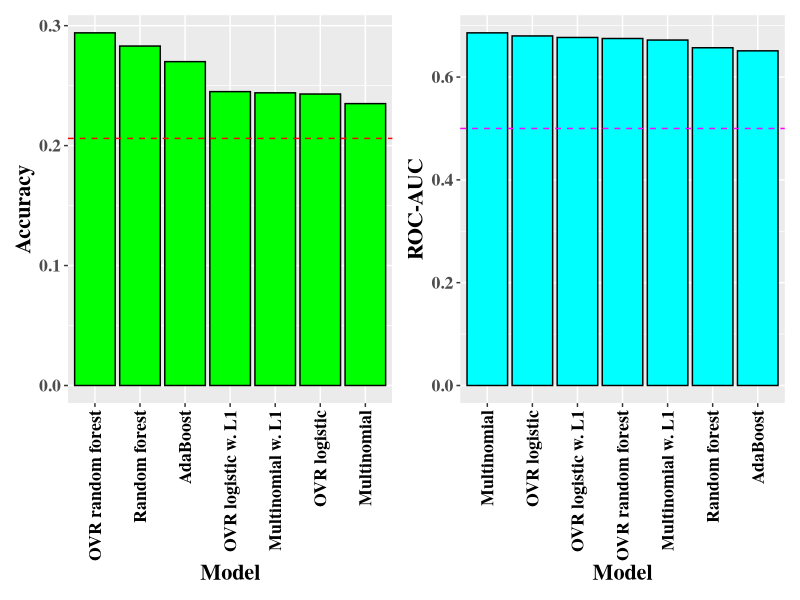
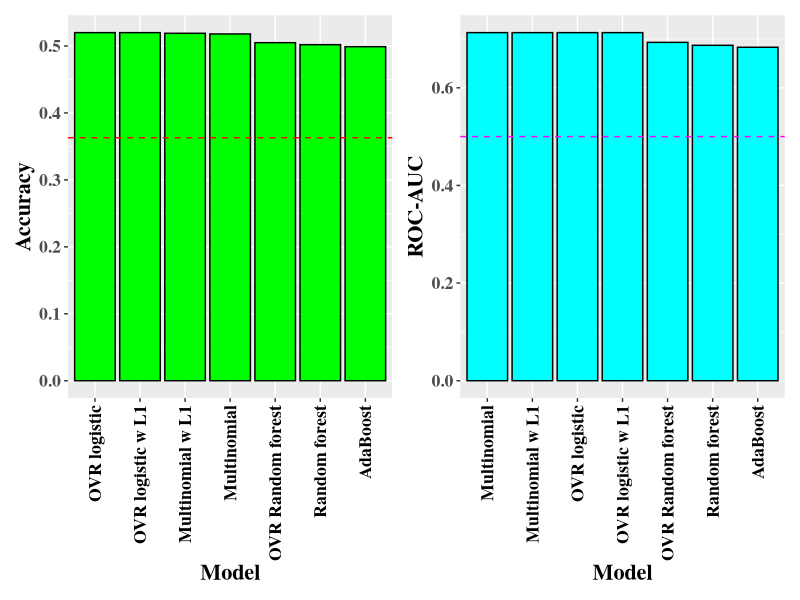
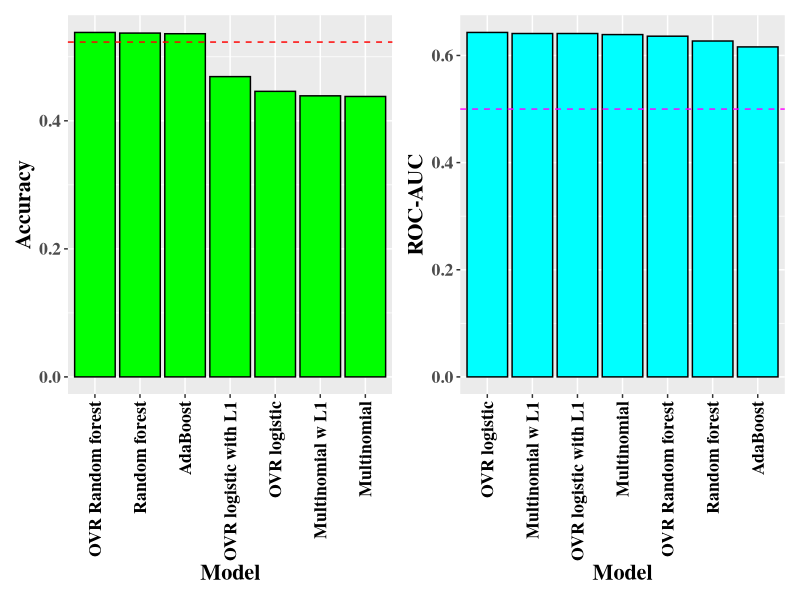

Write R code to recreate these figures, in order.
library(tidyverse)
library(patchwork)

# **************************** Nine-class user int *****************************

nine_class <- tibble(
  `model` = c('OVR random forest', 'Random forest', 'AdaBoost', 'OVR logistic w. L1',
           'Multinomial w. L1', 'OVR logistic', 'Multinomial','Zero R'),
  `acc` = c(0.294, 0.283, 0.27, 0.245, 0.244, 0.243, 0.235, 0.206),
  `auc` = c( 0.675, 0.657, 0.651, 0.677, 0.672, 0.68, 0.686, NA))

p1 <- nine_class %>% filter(model != 'Zero R') %>% 
  ggplot(aes(x=reorder(model, -acc ), y=acc)) +
  geom_col(, color="black", fill = "green") +
  geom_hline(yintercept = 0.206, linetype = "dashed", color = "red") +
  ylab('Accuracy') +
  xlab('Model') +
  theme(axis.text.x = element_text(angle = 90, vjust = 0.5, hjust=1,  color = 'black'),
        text = element_text(family = 'serif', face =  'bold', size = 16, color = 'black'))

p2 <- nine_class %>% filter(model != 'Zero R') %>% 
  ggplot(aes(x=reorder(model, -auc ), y=auc)) +
  geom_col(, color="black", fill = "cyan") +
  geom_hline(yintercept = 0.5, linetype = "dashed", color = "magenta") +
  ylab('ROC-AUC') +
  xlab('Model') +
  theme(axis.text.x = element_text(angle = 90, vjust = 0.5, hjust=1,  color = 'black'),
        text = element_text(family = 'serif', face =  'bold', size = 16, color = 'black'))

p1 + p2

# **************************** econ user int *****************************

econ_class <- tibble(
  `model` = c('OVR logistic w L1','OVR logistic', 'Multinomial w L1',	'Multinomial',	'OVR Random forest',	
  'Random forest',	'AdaBoost',	'Zero R'),
  `acc` = c(0.52,	0.52,	0.519,	0.518,	0.505,	0.502,	0.499,	0.363),
  `auc` = c(0.713,	0.713,	0.713,	0.713,	0.693,	0.687,	0.683, NA))

p3 <- econ_class %>% filter(model != 'Zero R') %>% 
  ggplot(aes(x=reorder(model, -acc ), y=acc)) +
  geom_col(, color="black", fill = "green") +
  geom_hline(yintercept = 0.363, linetype = "dashed", color = "red") +
  ylab('Accuracy') +
  xlab('Model') +
  theme(axis.text.x = element_text(angle = 90, vjust = 0.5, hjust=1,  color = 'black'),
        text = element_text(family = 'serif', face =  'bold', size = 16, color = 'black'))

p4 <- econ_class %>% filter(model != 'Zero R') %>% 
  ggplot(aes(x=reorder(model, -auc ), y=auc)) +
  geom_col(, color="black", fill = "cyan") +
  geom_hline(yintercept = 0.5, linetype = "dashed", color = "magenta") +
  ylab('ROC-AUC') +
  xlab('Model') +
  theme(axis.text.x = element_text(angle = 90, vjust = 0.5, hjust=1,  color = 'black'),
        text = element_text(family = 'serif', face =  'bold', size = 16, color = 'black'))


p3 +  p4

# **************************** social user int *****************************

social_class <- tibble(
  `model` = c('OVR Random forest',	'Random forest',	'AdaBoost',	'Zero R', 'OVR logistic with L1',	'OVR logistic',
    'Multinomial w L1',	'Multinomial'),
  `acc` = c(0.538,	0.537,	0.536,	0.523,	0.469,	0.446,	0.439,	0.438),
  `auc` = c(0.636,	0.627,	0.616,  NA,		0.641,	0.643,	0.641,	0.639))

p5 <- social_class %>% filter(model != 'Zero R') %>% 
  ggplot(aes(x=reorder(model, -acc ), y=acc)) +
  geom_col(, color="black", fill = "green") +
  geom_hline(yintercept = 0.523, linetype = "dashed", color = "red") +
  ylab('Accuracy') +
  xlab('Model') +
  theme(axis.text.x = element_text(angle = 90, vjust = 0.5, hjust=1,  color = 'black'),
        text = element_text(family = 'serif', face =  'bold', size = 16, color = 'black'))

p6 <- social_class %>% filter(model != 'Zero R') %>% 
  ggplot(aes(x=reorder(model, -auc ), y=auc)) +
  geom_col(, color="black", fill = "cyan") +
  geom_hline(yintercept = 0.5, linetype = "dashed", color = "magenta") +
  ylab('ROC-AUC') +
  xlab('Model') +
  theme(axis.text.x = element_text(angle = 90, vjust = 0.5, hjust=1,  color = 'black'),
        text = element_text(family = 'serif', face =  'bold', size = 16, color = 'black'))


p5 + p6











